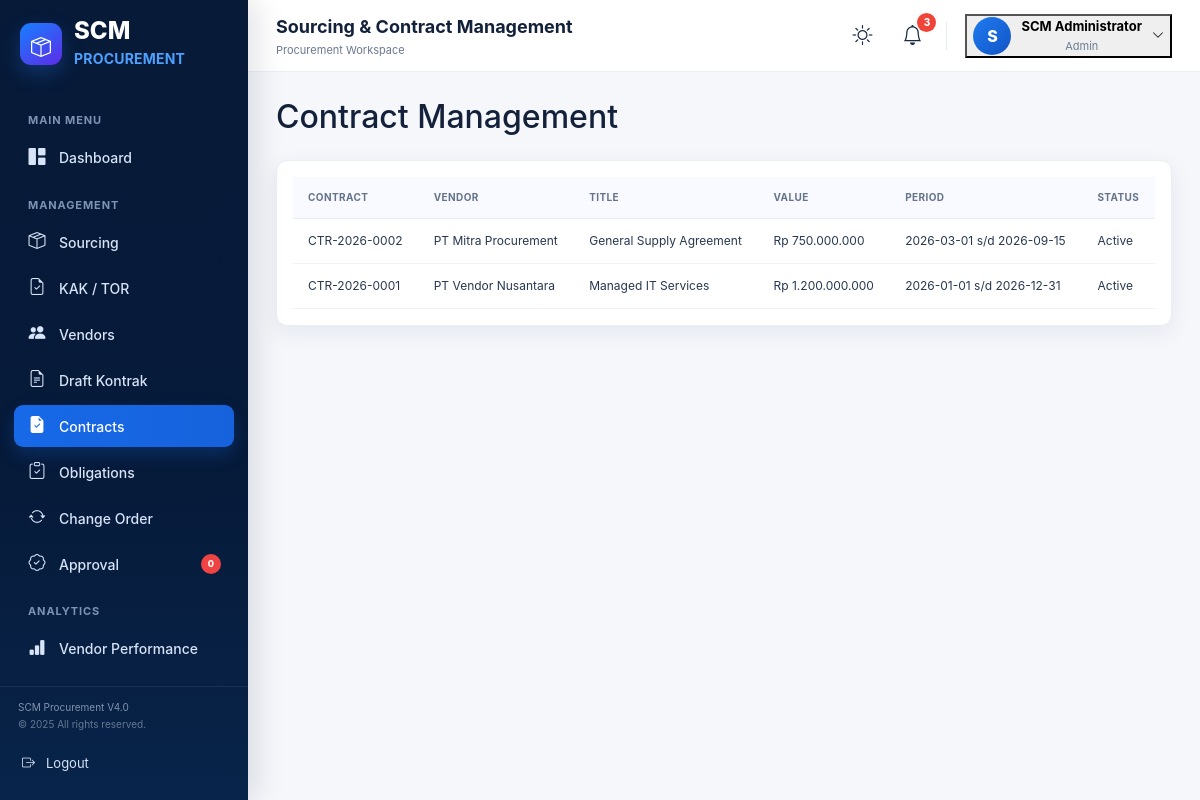
Page /index.php?page=contracts (signed in) on the committed database.
### tables this page shows
CREATE TABLE contracts(id INT AUTO_INCREMENT PRIMARY KEY,contract_no VARCHAR(50) UNIQUE NOT NULL,vendor_id INT,title VARCHAR(200) NOT NULL,contract_value DECIMAL(18,2) DEFAULT 0,start_date DATE,end_date DATE,status ENUM('Draft','Pending Approval','Active','Expired','Closed') DEFAULT 'Draft',created_at TIMESTAMP DEFAULT CURRENT_TIMESTAMP,FOREIGN KEY(vendor_id) REFERENCES vendors(id) ON DELETE SET NULL);

CREATE TABLE vendors(id INT AUTO_INCREMENT PRIMARY KEY,code VARCHAR(30) UNIQUE NOT NULL,name VARCHAR(160) NOT NULL,category VARCHAR(100),email VARCHAR(120),phone VARCHAR(50),status ENUM('Active','Inactive','Pending') DEFAULT 'Pending',created_at TIMESTAMP DEFAULT CURRENT_TIMESTAMP);

### index.php (called while the page is built, shortened)
<?php
$page=$_GET['page']??'dashboard';
include __DIR__.'/views/header.php';
include __DIR__."/views/$page.php";
include __DIR__.'/views/footer.php';

### views/contracts.php (the view)
<?php $rows=$pdo->query("SELECT c.*,v.name vendor_name FROM contracts c LEFT JOIN vendors v ON v.id=c.vendor_id ORDER BY c.id DESC")->fetchAll();?><div class="d-flex justify-content-between mb-3"><h2>Contract Management</h2></div><div class="card"><div class="card-body table-responsive"><table class="table"><thead><tr><th>Contract</th><th>Vendor</th><th>Title</th><th>Value</th><th>Period</th><th>Status</th></tr></thead><tbody><?php foreach($rows as $r):?><tr><td><?=$r['contract_no']?></td><td><?=$r['vendor_name']?></td><td><?=$r['title']?></td><td>Rp <?=number_format($r['contract_value'],0,',','.')?></td><td><?=$r['start_date']?> s/d <?=$r['end_date']?></td><td><?=$r['status']?></td></tr><?php endforeach;?></tbody></table></div></div>

### views/header.php (shortened to what this page needs)
<?php
$currentPage=$_GET['page']??'dashboard';
$userName=$_SESSION['user']['full_name'] ?? $_SESSION['user']['username'] ?? 'User';
$userRole=$_SESSION['user']['role'] ?? 'Administrator';
function navActive($page,$current){return $page===$current?'active':'';}
function h($v){return htmlspecialchars((string)$v,ENT_QUOTES,'UTF-8');}
$initial=strtoupper(substr(trim((string)$userName),0,1));
?>
<!doctype html>
<html lang="id"><head><meta charset="utf-8"><meta name="viewport" content="width=device-width,initial-scale=1">
<link href="https://cdn.jsdelivr.net/npm/bootstrap@5.3.3/dist/css/bootstrap.min.css" rel="stylesheet">
<link rel="stylesheet" href="https://cdn.jsdelivr.net/npm/bootstrap-icons@1.11.3/font/bootstrap-icons.min.css">
<link rel="stylesheet" href="public/css/app.css?v=6.1"><script src="https://cdn.jsdelivr.net/npm/chart.js@4.4.4"></script></head>
<body>
<div class="scm-shell">
<aside class="sidebar" id="sidebar">
  <div class="brand"><div class="brand-mark cube-mark"><span></span><i class="bi bi-box-seam"></i></div><div><div class="brand-title">SCM</div><div class="brand-sub">PROCUREMENT</div></div></div>
  <div class="side-scroll">
  <div class="side-label">MAIN MENU</div>
  <nav class="side-nav">
    <a class="<?=navActive('dashboard',$currentPage)?>" href="index.php?page=dashboard"><i class="bi bi-grid-1x2-fill"></i><span>Dashboard</span></a>
  </nav>
  <div class="side-label">MANAGEMENT</div>
  <nav class="side-nav">
    <a class="<?=navActive('sourcing',$currentPage)?>" href="index.php?page=sourcing"><i class="bi bi-box-seam"></i><span>Sourcing</span></a>
    <a class="<?=navActive('kak',$currentPage)?>" href="index.php?page=kak"><i class="bi bi-file-earmark-check"></i><span>KAK / TOR</span></a>
    <a class="<?=navActive('vendors',$currentPage)?>" href="index.php?page=vendors"><i class="bi bi-people-fill"></i><span>Vendors</span></a>
    <a class="<?=navActive('contract_draft',$currentPage)?>" href="index.php?page=contract_draft"><i class="bi bi-file-earmark-text"></i><span>Draft Kontrak</span></a>
    <a class="<?=navActive('contracts',$currentPage)?>" href="index.php?page=contracts"><i class="bi bi-file-earmark-check-fill"></i><span>Contracts</span></a>
    <a class="<?=navActive('obligations',$currentPage)?>" href="index.php?page=obligations"><i class="bi bi-clipboard-check"></i><span>Obligations</span></a>
    <a class="<?=navActive('change_order',$currentPage)?>" href="index.php?page=change_order"><i class="bi bi-arrow-repeat"></i><span>Change Order</span></a>
    <a class="<?=navActive('approval',$currentPage)?>" href="index.php?page=approval"><i class="bi bi-patch-check"></i><span>Approval</span><b class="nav-badge badge-count" id="approvalBadge">0</b></a>
  </nav>
  <div class="side-label">ANALYTICS</div>
  <nav class="side-nav">
    <a class="<?=navActive('vendor_performance',$currentPage)?>" href="index.php?page=vendor_performance"><i class="bi bi-bar-chart-fill"></i><span>Vendor Performance</span></a>
    <a class="<?=navActive('contract_monitoring',$currentPage)?>" href="index.php?page=contract_monitoring"><i class="bi bi-display"></i><span>Contract Monitoring</span></a>
  </nav>
  </div>
  <div class="sidebar-footer">
    <div class="side-version">SCM Procurement V4.0<br><span>© 2025 All rights reserved.</span></div>
    <a class="logout-link" href="logout.php"><i class="bi bi-box-arrow-right"></i><span>Logout</span></a>
  </div>
</aside>
<main class="main-area">
  <nav class="topbar">
    <div class="top-left"><button class="sidebar-toggle" id="sidebarToggle" type="button"><i class="bi bi-list"></i></button><div><strong>Sourcing &amp; Contract Management</strong><small>Procurement Workspace</small></div></div>
    <div class="top-actions">
      <button class="icon-btn theme-btn" id="themeToggle" type="button" title="Ubah tema" aria-label="Ubah tema" aria-pressed="false"><i class="bi bi-sun"></i></button>
      <button class="icon-btn notif-btn" id="notificationToggle" type="button" title="Notifikasi" aria-label="Buka notifikasi" aria-expanded="false"><i class="bi bi-bell"></i><span id="notificationBadge">3</span></button>
      <button class="top-profile" id="profileToggle" type="button" aria-label="Buka menu pengguna" aria-expanded="false"><div class="avatar top-avatar"><?=h($initial)?></div><div><strong><?=h($userName)?></strong><small><?=h($userRole)?></small></div><i class="bi bi-chevron-down"></i></button>
    </div>
  </nav>
  <div class="content-wrap">

### views/footer.php (shortened to what this page needs)
  </div>
</main></div>
<script src="https://cdn.jsdelivr.net/npm/bootstrap@5.3.3/dist/js/bootstrap.bundle.min.js"></script><script src="public/js/app.js"></script></body></html>

### public/css/app.css (style rules this page uses)
:root { --navy:#071b3a;--navy2:#0d274f;--blue:#1769e8;--blue2:#2f80ed;--text:#13213a;--muted:#6b7890;--line:#e7edf5;--bg:#f5f7fb;--white:#fff;--green:#18a957;--orange:#ff7043;--yellow:#f5b400;--purple:#6d3be8;--cyan:#10a7bd;--danger:#ef4444;--shadow:0 7px 24px rgba(16,35,68,.07) }
* { box-sizing:border-box }
html,body { margin:0;padding:0;min-height:100%;font-family:Inter,ui-sans-serif,system-ui,-apple-system,"Segoe UI",Arial,sans-serif;background:var(--bg);color:var(--text) }
a { text-decoration:none }
button { font:inherit }
.scm-shell { display:flex;min-height:100vh;background:var(--bg) }
.sidebar { position:fixed;inset:0 auto 0 0;width:248px;background:linear-gradient(180deg,#071a38 0%,#061a39 58%,#08244a 100%);color:#fff;display:flex;flex-direction:column;z-index:1040;box-shadow:8px 0 28px rgba(3,20,45,.12) }
.brand { height:88px;padding:18px 20px;display:flex;align-items:center;gap:12px }
.brand-mark { width:42px;height:42px;border-radius:11px;display:grid;place-items:center;background:linear-gradient(145deg,#1680ff,#5d2be8);box-shadow:0 8px 20px rgba(38,116,235,.3);position:relative }
.brand-mark i { font-size:20px;color:#fff }
.brand-title { font-weight:800;font-size:24px;line-height:1 }
.brand-sub { color:#4da1ff;font-weight:700;font-size:14px;letter-spacing:.2px;margin-top:5px }
.side-scroll { flex:1;overflow-y:auto;padding:6px 14px 16px }
.side-label { font-size:11px;letter-spacing:.9px;color:#7e93b4;font-weight:700;margin:18px 14px 8px }
.side-nav { display:flex;flex-direction:column;gap:4px }
.side-nav a { min-height:42px;color:#d7e3f7;display:flex;align-items:center;gap:12px;padding:0 13px;border-radius:9px;font-size:14px;font-weight:500;position:relative;transition:.18s }
.side-nav a i { font-size:17px;width:20px;text-align:center;color:#d8e4f8 }
.side-nav a.active { background:linear-gradient(90deg,#1769e8,#1662dc);color:#fff;box-shadow:0 8px 18px rgba(23,105,232,.24) }
.side-nav a.active i { color:#fff }
.nav-badge,.nav-new { margin-left:auto;font-size:9px;padding:3px 7px;border-radius:999px;font-weight:800 }
.nav-badge { background:#f04444;color:#fff }
.sidebar-footer { padding:12px 18px 18px;border-top:1px solid rgba(255,255,255,.08) }
.side-version { font-size:10px;color:#8092ad;line-height:1.7;margin-bottom:12px }
.side-version span { color:#657893 }
.logout-link { display:flex;align-items:center;gap:11px;color:#d7e3f7;font-size:13px;padding:9px 4px }
.main-area { margin-left:248px;width:calc(100% - 248px);min-height:100vh }
.topbar { height:72px;background:#fff;border-bottom:1px solid var(--line);display:flex;align-items:center;justify-content:space-between;padding:0 28px;position:sticky;top:0;z-index:100 }
.top-left { display:flex;align-items:center;gap:18px }
.top-left strong { font-size:18px }
.top-left small { display:block;color:var(--muted);font-size:11px;margin-top:2px }
.top-actions { display:flex;align-items:center;gap:18px }
.icon-btn { border:0;background:transparent;color:#1b2a43;font-size:20px;position:relative }
.notif-btn span { position:absolute;top:-7px;right:-8px;background:#f04438;color:#fff;width:19px;height:19px;border-radius:50%;font-size:10px;display:grid;place-items:center;font-weight:800 }
.top-profile { display:flex;align-items:center;gap:10px;min-width:205px }
.top-profile strong { font-size:13px;display:block }
.top-profile small { font-size:11px;color:#6e7c93;display:block;margin-top:2px }
.top-profile>i { margin-left:auto;font-size:12px }
.avatar { width:38px;height:38px;border-radius:50%;display:grid;place-items:center;background:linear-gradient(135deg,#1f7bf0,#1254c6);color:#fff;font-weight:800 }
.content-wrap { padding:26px 28px 34px;max-width:1600px;margin:0 auto }
.card { background:#fff;border:1px solid #e9eef5;border-radius:11px;box-shadow:var(--shadow) }
.table-responsive { border-radius:0 0 11px 11px }
.table { margin:0!important;font-size:12px }
.table thead th { background:#f8faff;color:#64728a;font-size:10px;text-transform:uppercase;letter-spacing:.4px;border-bottom:1px solid var(--line);padding:13px 15px;white-space:nowrap }
.table tbody td { padding:13px 15px;vertical-align:middle;border-color:#eef2f7;color:#283750 }
.icon-btn { cursor:pointer;position:relative;z-index:2 }
.notif-btn span { pointer-events:none }
.top-actions { position:relative }

### rows in the picture
contracts: contract_no "CTR-2026-0002", vendor.name "PT Mitra Procurement", title "General Supply Agreement", contract_value "750.000.000", start_date "2026-03-01", end_date "2026-09-15", status "Active"
contracts: contract_no "CTR-2026-0001", vendor.name "PT Vendor Nusantara", title "Managed IT Services", contract_value "1.200.000.000", start_date "2026-01-01", end_date "2026-12-31", status "Active"

### other values in the picture
$initial "S"
$userName "SCM Administrator"
$userRole "Admin"
